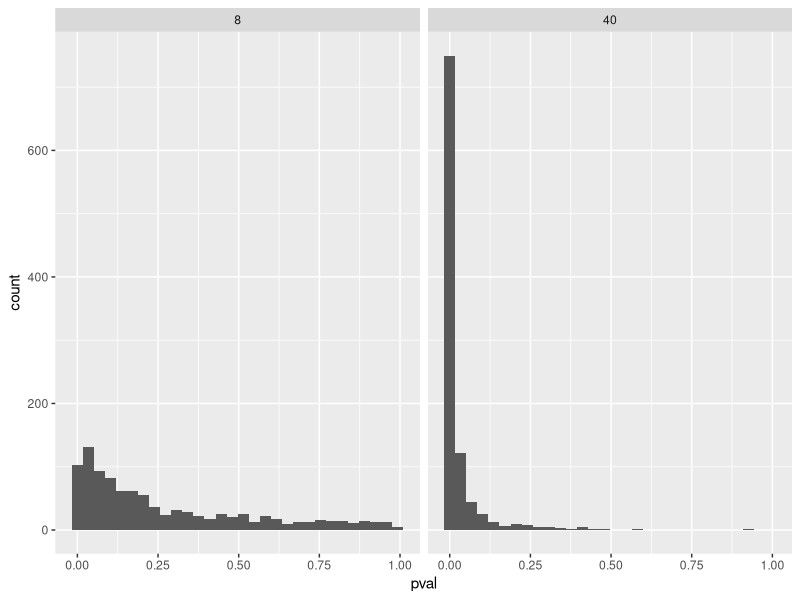

Recreate this plot in R.
## ---- chunk 1
#| echo: FALSE
#| warning: FALSE
#| message: FALSE

library(tidyverse)

set.seed(1)
population <- rnorm(1000000, mean = 1.5, sd = 3)


samp1 <- data.frame(y = sample(population, 8, replace = FALSE))

samp2 <- data.frame(y = sample(population, 40, replace = FALSE))


m1 <- lm(y ~ 1, data = samp1)
m2 <- lm(y ~ 1, data = samp2)

summary(m2)


## ---- chunk 2
#| echo: FALSE
#| warning: FALSE
#| message: FALSE

# Create data frames to store the model estimates
results_8 <- data.frame(estimate = rep(NA, 1000), 
                      se = rep(NA, 1000), 
                      pval = rep(NA, 1000), 
                      n = 8)  

results_40 <- data.frame(estimate = rep(NA, 1000), 
                      se = rep(NA, 1000), 
                      pval = rep(NA, 1000), 
                      n = 40)

# A for loop used to sample 1000 studies, each iteration (i) will draw a new sample
# from the population. 

for(i in 1:1000) {
  
  # Draw a sample 
  samp1 <- data.frame(y = sample(population, 8, replace = FALSE))
  samp2 <- data.frame(y = sample(population, 40, replace = FALSE))

  # Model the data
  m1 <- lm(y ~ 1, data = samp1)
  m2 <- lm(y ~ 1, data = samp2)
  
  # Extract values from the models
  results_8[i, 1] <- coef(summary(m1))[1, 1]
  results_8[i, 2] <- coef(summary(m1))[1, 2]
  results_8[i, 3] <- coef(summary(m1))[1, 4]

  results_40[i, 1] <- coef(summary(m2))[1, 1]
  results_40[i, 2] <- coef(summary(m2))[1, 2]
  results_40[i, 3] <- coef(summary(m2))[1, 4]
}


# Save the results in a combined data frame

results <- bind_rows(results_8, results_40)

## ---- chunk 3
#| echo: FALSE
#| warning: FALSE
#| message: FALSE


# SD for n = 8
sd_dev_8 <- sd(results_8$estimate)

# SD for n = 40
sd_dev_40 <- sd(results_40$estimate)

# Gj.snitt av SE-variabelen for n = 8
mean_se_8 <- mean(results_8$se)

# Gj.snitt av SE-variabelen for n = 40
mean_se_40 <- mean(results_40$se)

# Skriv ut resultatene
cat("Standardavvik (n = 8):", sd_dev_8, "\n")
cat("Standardavvik (n = 40):", sd_dev_40, "\n")
cat("Gjennomsnitt av SE (n = 8):", mean_se_8, "\n")
cat("Gjennomsnitt av SE (n = 40):", mean_se_40, "\n")

## ---- chunk 4
#| echo: FALSE
#| warning: FALSE
#| message: FALSE

chooseCRANmirror(ind = 60)
install.packages("pwr")
library(ggplot2)
library(dplyr)

# A two facets histogram can be created with ggplot2
results %>% 
  ggplot(aes(pval)) + 
  geom_histogram() +
  facet_wrap(~ n)

# Count the proportion of tests below a certain p-value for each 
results %>%
  filter(pval < 0.05) %>%
  group_by(n) %>%
  summarise(sig_results = n()/1000)

# Using the pwr package
library(pwr)

pwr.t.test(n = 40, sig.level = 0.05, d = 1.5/3, type = "one.sample")


## ---- chunk 5
#| echo: FALSE
#| warning: FALSE
#| message: FALSE

# Definer signifikansnivået
signifikansnivå <- 0.05

# Antall signifikante studier for utvalgsstørrelse 8
antall_signifikante_8 <- sum(results_8$pval < signifikansnivå)

# Antall signifikante studier for utvalgsstørrelse 40
antall_signifikante_40 <- sum(results_40$pval < signifikansnivå)

cat("Antall signifikante studier for utvalgsstørrelse 8:", antall_signifikante_8, "\n")
cat("Antall signifikante studier for utvalgsstørrelse 40:", antall_signifikante_40, "\n")

## ---- chunk 6
#| echo: FALSE
#| warning: FALSE
#| message: FALSE

# Angi effektstørrelse (= d)
sig.nivå <- 0.5

# Angi signifikansnivå (alpha)
alfa <- 0.05

# Angi prøvestørrelsene
n8 <- 8
n40 <- 40

# Beregn kraften for prøvestørrelse n1
kraft_n8 <- pwr.t.test(d = sig.nivå, n = n8, sig.level = alfa, type = "one.sample", alternative = "two.sided")$power

# Beregn kraften for prøvestørrelse n2
kraft_n40 <- pwr.t.test(d = sig.nivå, n = n40, sig.level = alfa, type = "one.sample", alternative = "two.sided")$power

# Skriv ut resultatene
cat("Kraften for prøvestørrelse", n8, "er", kraft_n8, "\n")
cat("Kraften for prøvestørrelse", n40, "er", kraft_n40, "\n")

## ---- chunk 7
#| echo: FALSE
#| warning: FALSE
#| message: FALSE


population <- rnorm(1000000, mean = 0, sd = 3)


# Create data frames to store the model estimates
results_8 <- data.frame(estimate = rep(NA, 1000), 
                      se = rep(NA, 1000), 
                      pval = rep(NA, 1000), 
                      n = 8)  

results_40 <- data.frame(estimate = rep(NA, 1000), 
                      se = rep(NA, 1000), 
                      pval = rep(NA, 1000), 
                      n = 40)

# A for loop used to sample 1000 studies, each iteration (i) will draw a new sample
# from the population. 

for(i in 1:1000) {
  
  # Draw a sample 
  samp1 <- data.frame(y = sample(population, 8, replace = FALSE))
  samp2 <- data.frame(y = sample(population, 40, replace = FALSE))

  # Model the data
  m1 <- lm(y ~ 1, data = samp1)
  m2 <- lm(y ~ 1, data = samp2)
  
  # Extract values from the models
  results_8[i, 1] <- coef(summary(m1))[1, 1]
  results_8[i, 2] <- coef(summary(m1))[1, 2]
  results_8[i, 3] <- coef(summary(m1))[1, 4]

  results_40[i, 1] <- coef(summary(m2))[1, 1]
  results_40[i, 2] <- coef(summary(m2))[1, 2]
  results_40[i, 3] <- coef(summary(m2))[1, 4]
  
  
}


# Save the results in a combined data frame

results_null <- bind_rows(results_8, results_40)

false_positives <- sum(results_null$pval < 0.05)
print(false_positives)
